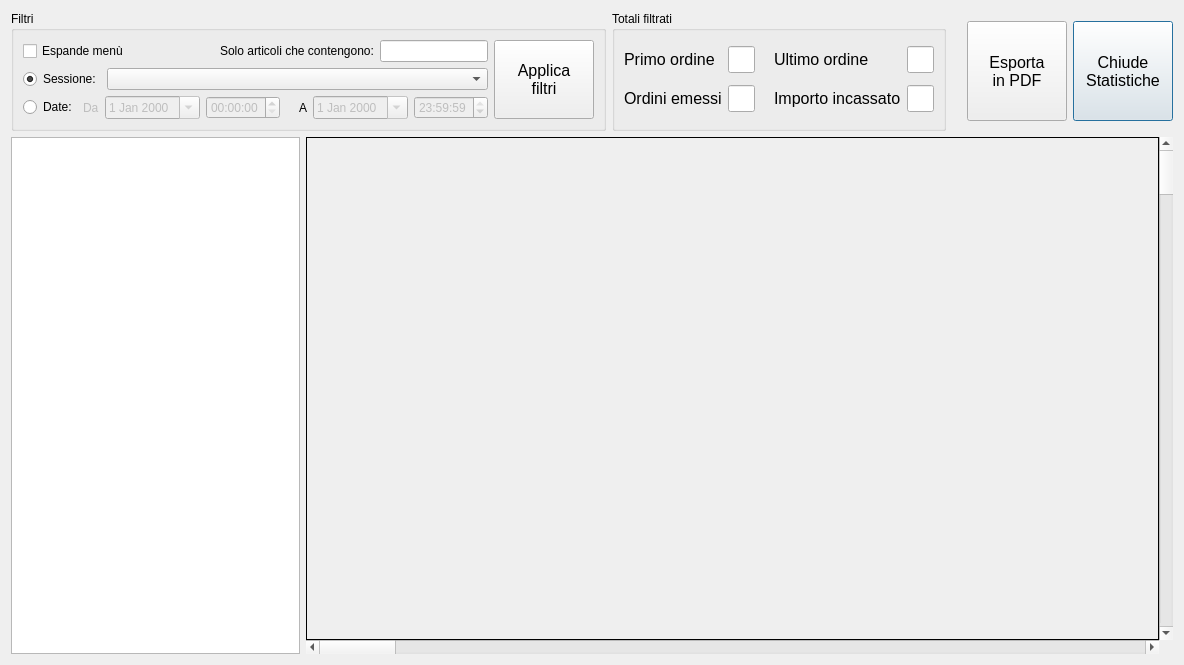
<?xml version="1.0" encoding="UTF-8"?>
<ui version="4.0">
 <class>StatsForm</class>
 <widget class="QDialog" name="StatsForm">
  <property name="geometry">
   <rect>
    <x>0</x>
    <y>0</y>
    <width>1184</width>
    <height>665</height>
   </rect>
  </property>
  <property name="windowTitle">
   <string>Statistiche</string>
  </property>
  <layout class="QVBoxLayout" name="verticalLayout" stretch="0,1">
   <item>
    <layout class="QHBoxLayout" name="horizontalLayout_8" stretch="0,1,0">
     <item>
      <widget class="QGroupBox" name="groupBox">
       <property name="sizePolicy">
        <sizepolicy hsizetype="Preferred" vsizetype="Preferred">
         <horstretch>0</horstretch>
         <verstretch>0</verstretch>
        </sizepolicy>
       </property>
       <property name="title">
        <string>Filtri</string>
       </property>
       <layout class="QHBoxLayout" name="horizontalLayout_7">
        <item>
         <layout class="QHBoxLayout" name="horizontalLayout_5" stretch="0,0">
          <item>
           <layout class="QVBoxLayout" name="verticalLayout_3">
            <item>
             <layout class="QHBoxLayout" name="filtroArticoloLayout">
              <item>
               <widget class="QCheckBox" name="expMenuBox">
                <property name="text">
                 <string>Espande menù</string>
                </property>
               </widget>
              </item>
              <item>
               <spacer name="horizontalSpacer_5">
                <property name="orientation">
                 <enum>Qt::Horizontal</enum>
                </property>
                <property name="sizeHint" stdset="0">
                 <size>
                  <width>40</width>
                  <height>20</height>
                 </size>
                </property>
               </spacer>
              </item>
              <item>
               <widget class="QLabel" name="label_7">
                <property name="text">
                 <string>Solo articoli che contengono:</string>
                </property>
               </widget>
              </item>
              <item>
               <widget class="QLineEdit" name="filtroArticoloLbl"/>
              </item>
             </layout>
            </item>
            <item>
             <layout class="QHBoxLayout" name="horizontalLayout_9" stretch="0,1">
              <item>
               <widget class="QRadioButton" name="sessioneBox">
                <property name="text">
                 <string>Sessione:</string>
                </property>
                <property name="checked">
                 <bool>true</bool>
                </property>
               </widget>
              </item>
              <item>
               <widget class="QComboBox" name="sessioneCombo">
                <property name="sizeAdjustPolicy">
                 <enum>QComboBox::AdjustToMinimumContentsLength</enum>
                </property>
               </widget>
              </item>
             </layout>
            </item>
            <item>
             <layout class="QHBoxLayout" name="horizontalLayout_4">
              <item>
               <widget class="QRadioButton" name="filtroDateBox">
                <property name="text">
                 <string>Date:</string>
                </property>
               </widget>
              </item>
              <item>
               <layout class="QHBoxLayout" name="horizontalLayout">
                <item>
                 <widget class="QLabel" name="label">
                  <property name="enabled">
                   <bool>false</bool>
                  </property>
                  <property name="text">
                   <string>Da</string>
                  </property>
                 </widget>
                </item>
                <item>
                 <widget class="QDateEdit" name="fromData">
                  <property name="enabled">
                   <bool>false</bool>
                  </property>
                  <property name="calendarPopup">
                   <bool>true</bool>
                  </property>
                 </widget>
                </item>
                <item>
                 <widget class="QTimeEdit" name="fromOra">
                  <property name="enabled">
                   <bool>false</bool>
                  </property>
                 </widget>
                </item>
                <item>
                 <spacer name="horizontalSpacer">
                  <property name="orientation">
                   <enum>Qt::Horizontal</enum>
                  </property>
                  <property name="sizeType">
                   <enum>QSizePolicy::Fixed</enum>
                  </property>
                  <property name="sizeHint" stdset="0">
                   <size>
                    <width>13</width>
                    <height>17</height>
                   </size>
                  </property>
                 </spacer>
                </item>
                <item>
                 <widget class="QLabel" name="label_2">
                  <property name="text">
                   <string>A</string>
                  </property>
                 </widget>
                </item>
                <item>
                 <widget class="QDateEdit" name="toData">
                  <property name="enabled">
                   <bool>false</bool>
                  </property>
                  <property name="calendarPopup">
                   <bool>true</bool>
                  </property>
                 </widget>
                </item>
                <item>
                 <widget class="QTimeEdit" name="toOra">
                  <property name="enabled">
                   <bool>false</bool>
                  </property>
                  <property name="time">
                   <time>
                    <hour>23</hour>
                    <minute>59</minute>
                    <second>59</second>
                   </time>
                  </property>
                 </widget>
                </item>
               </layout>
              </item>
             </layout>
            </item>
           </layout>
          </item>
          <item>
           <widget class="QPushButton" name="filtraBtn">
            <property name="sizePolicy">
             <sizepolicy hsizetype="Minimum" vsizetype="Expanding">
              <horstretch>0</horstretch>
              <verstretch>0</verstretch>
             </sizepolicy>
            </property>
            <property name="minimumSize">
             <size>
              <width>100</width>
              <height>0</height>
             </size>
            </property>
            <property name="maximumSize">
             <size>
              <width>16777215</width>
              <height>100</height>
             </size>
            </property>
            <property name="font">
             <font>
              <pointsize>12</pointsize>
             </font>
            </property>
            <property name="text">
             <string>Applica
filtri</string>
            </property>
            <property name="autoDefault">
             <bool>false</bool>
            </property>
           </widget>
          </item>
         </layout>
        </item>
       </layout>
      </widget>
     </item>
     <item>
      <widget class="QGroupBox" name="groupBox_2">
       <property name="title">
        <string>Totali filtrati</string>
       </property>
       <layout class="QHBoxLayout" name="horizontalLayout_3">
        <item>
         <layout class="QGridLayout" name="gridLayout">
          <item row="0" column="0">
           <widget class="QLabel" name="label_5">
            <property name="enabled">
             <bool>true</bool>
            </property>
            <property name="font">
             <font>
              <pointsize>12</pointsize>
             </font>
            </property>
            <property name="text">
             <string>Primo ordine</string>
            </property>
           </widget>
          </item>
          <item row="0" column="1">
           <widget class="QLineEdit" name="ordineDataFrom">
            <property name="font">
             <font>
              <pointsize>12</pointsize>
             </font>
            </property>
            <property name="readOnly">
             <bool>true</bool>
            </property>
           </widget>
          </item>
          <item row="0" column="2">
           <spacer name="horizontalSpacer_2">
            <property name="orientation">
             <enum>Qt::Horizontal</enum>
            </property>
            <property name="sizeType">
             <enum>QSizePolicy::Minimum</enum>
            </property>
            <property name="sizeHint" stdset="0">
             <size>
              <width>13</width>
              <height>17</height>
             </size>
            </property>
           </spacer>
          </item>
          <item row="0" column="3">
           <widget class="QLabel" name="label_6">
            <property name="enabled">
             <bool>true</bool>
            </property>
            <property name="font">
             <font>
              <pointsize>12</pointsize>
             </font>
            </property>
            <property name="text">
             <string>Ultimo ordine</string>
            </property>
           </widget>
          </item>
          <item row="0" column="4">
           <widget class="QLineEdit" name="ordineDataTo">
            <property name="font">
             <font>
              <pointsize>12</pointsize>
             </font>
            </property>
            <property name="readOnly">
             <bool>true</bool>
            </property>
           </widget>
          </item>
          <item row="1" column="0">
           <widget class="QLabel" name="label_4">
            <property name="font">
             <font>
              <pointsize>12</pointsize>
             </font>
            </property>
            <property name="text">
             <string>Ordini emessi</string>
            </property>
           </widget>
          </item>
          <item row="1" column="1">
           <widget class="QLineEdit" name="totaleOrdiniTxt">
            <property name="maximumSize">
             <size>
              <width>100</width>
              <height>16777215</height>
             </size>
            </property>
            <property name="font">
             <font>
              <pointsize>12</pointsize>
              <weight>75</weight>
              <bold>true</bold>
             </font>
            </property>
            <property name="alignment">
             <set>Qt::AlignRight|Qt::AlignTrailing|Qt::AlignVCenter</set>
            </property>
            <property name="readOnly">
             <bool>true</bool>
            </property>
           </widget>
          </item>
          <item row="1" column="2">
           <spacer name="horizontalSpacer_8">
            <property name="orientation">
             <enum>Qt::Horizontal</enum>
            </property>
            <property name="sizeType">
             <enum>QSizePolicy::Minimum</enum>
            </property>
            <property name="sizeHint" stdset="0">
             <size>
              <width>13</width>
              <height>20</height>
             </size>
            </property>
           </spacer>
          </item>
          <item row="1" column="3">
           <widget class="QLabel" name="label_3">
            <property name="font">
             <font>
              <pointsize>12</pointsize>
             </font>
            </property>
            <property name="text">
             <string>Importo incassato</string>
            </property>
           </widget>
          </item>
          <item row="1" column="4">
           <widget class="QLineEdit" name="totaleImportoTxt">
            <property name="maximumSize">
             <size>
              <width>100</width>
              <height>16777215</height>
             </size>
            </property>
            <property name="font">
             <font>
              <pointsize>12</pointsize>
              <weight>75</weight>
              <bold>true</bold>
             </font>
            </property>
            <property name="alignment">
             <set>Qt::AlignRight|Qt::AlignTrailing|Qt::AlignVCenter</set>
            </property>
            <property name="readOnly">
             <bool>true</bool>
            </property>
           </widget>
          </item>
         </layout>
        </item>
       </layout>
      </widget>
     </item>
     <item>
      <layout class="QHBoxLayout" name="horizontalLayout_6">
       <property name="topMargin">
        <number>0</number>
       </property>
       <property name="bottomMargin">
        <number>0</number>
       </property>
       <item>
        <spacer name="horizontalSpacer_3">
         <property name="orientation">
          <enum>Qt::Horizontal</enum>
         </property>
         <property name="sizeHint" stdset="0">
          <size>
           <width>40</width>
           <height>20</height>
          </size>
         </property>
        </spacer>
       </item>
       <item>
        <widget class="QPushButton" name="stampaBtn">
         <property name="sizePolicy">
          <sizepolicy hsizetype="Minimum" vsizetype="Expanding">
           <horstretch>0</horstretch>
           <verstretch>0</verstretch>
          </sizepolicy>
         </property>
         <property name="minimumSize">
          <size>
           <width>100</width>
           <height>0</height>
          </size>
         </property>
         <property name="maximumSize">
          <size>
           <width>16777215</width>
           <height>100</height>
          </size>
         </property>
         <property name="font">
          <font>
           <pointsize>12</pointsize>
          </font>
         </property>
         <property name="text">
          <string>Esporta
in PDF</string>
         </property>
         <property name="autoDefault">
          <bool>false</bool>
         </property>
        </widget>
       </item>
       <item>
        <widget class="QPushButton" name="filtraBtn_2">
         <property name="sizePolicy">
          <sizepolicy hsizetype="Minimum" vsizetype="Expanding">
           <horstretch>0</horstretch>
           <verstretch>0</verstretch>
          </sizepolicy>
         </property>
         <property name="minimumSize">
          <size>
           <width>100</width>
           <height>0</height>
          </size>
         </property>
         <property name="maximumSize">
          <size>
           <width>16777215</width>
           <height>100</height>
          </size>
         </property>
         <property name="font">
          <font>
           <pointsize>12</pointsize>
          </font>
         </property>
         <property name="text">
          <string>Chiude
Statistiche</string>
         </property>
         <property name="autoDefault">
          <bool>true</bool>
         </property>
        </widget>
       </item>
      </layout>
     </item>
    </layout>
   </item>
   <item>
    <layout class="QHBoxLayout" name="horizontalLayout_2" stretch="1,3">
     <item>
      <layout class="QVBoxLayout" name="verticalLayout_x">
       <property name="spacing">
        <number>0</number>
       </property>
       <item>
        <widget class="QTableView" name="statsView">
         <property name="sizePolicy">
          <sizepolicy hsizetype="Expanding" vsizetype="Expanding">
           <horstretch>1</horstretch>
           <verstretch>0</verstretch>
          </sizepolicy>
         </property>
         <property name="editTriggers">
          <set>QAbstractItemView::NoEditTriggers</set>
         </property>
         <property name="selectionMode">
          <enum>QAbstractItemView::SingleSelection</enum>
         </property>
         <property name="selectionBehavior">
          <enum>QAbstractItemView::SelectRows</enum>
         </property>
         <attribute name="horizontalHeaderMinimumSectionSize">
          <number>30</number>
         </attribute>
        </widget>
       </item>
      </layout>
     </item>
     <item>
      <layout class="QGridLayout" name="gridLayout_2">
       <property name="spacing">
        <number>0</number>
       </property>
       <item row="0" column="2">
        <widget class="QScrollBar" name="graficoVScrollBar">
         <property name="orientation">
          <enum>Qt::Vertical</enum>
         </property>
        </widget>
       </item>
       <item row="1" column="0" colspan="2">
        <widget class="QScrollBar" name="graficoHScrollBar">
         <property name="orientation">
          <enum>Qt::Horizontal</enum>
         </property>
        </widget>
       </item>
       <item row="0" column="0" colspan="2">
        <widget class="QFrame" name="frame">
         <property name="frameShape">
          <enum>QFrame::Box</enum>
         </property>
         <property name="frameShadow">
          <enum>QFrame::Plain</enum>
         </property>
         <layout class="QHBoxLayout" name="horizontalLayout_10">
          <property name="spacing">
           <number>0</number>
          </property>
          <property name="leftMargin">
           <number>0</number>
          </property>
          <property name="topMargin">
           <number>0</number>
          </property>
          <property name="rightMargin">
           <number>0</number>
          </property>
          <property name="bottomMargin">
           <number>0</number>
          </property>
          <item>
           <widget class="QCustomPlot" name="graficoPlot" native="true">
            <property name="sizePolicy">
             <sizepolicy hsizetype="Preferred" vsizetype="Preferred">
              <horstretch>2</horstretch>
              <verstretch>0</verstretch>
             </sizepolicy>
            </property>
           </widget>
          </item>
         </layout>
        </widget>
       </item>
      </layout>
     </item>
    </layout>
   </item>
  </layout>
 </widget>
 <customwidgets>
  <customwidget>
   <class>QCustomPlot</class>
   <extends>QWidget</extends>
   <header>qcustomplot.h</header>
   <container>1</container>
  </customwidget>
 </customwidgets>
 <resources/>
 <connections>
  <connection>
   <sender>filtroDateBox</sender>
   <signal>toggled(bool)</signal>
   <receiver>label</receiver>
   <slot>setEnabled(bool)</slot>
   <hints>
    <hint type="sourcelabel">
     <x>41</x>
     <y>89</y>
    </hint>
    <hint type="destinationlabel">
     <x>90</x>
     <y>89</y>
    </hint>
   </hints>
  </connection>
  <connection>
   <sender>filtroDateBox</sender>
   <signal>toggled(bool)</signal>
   <receiver>fromData</receiver>
   <slot>setEnabled(bool)</slot>
   <hints>
    <hint type="sourcelabel">
     <x>34</x>
     <y>96</y>
    </hint>
    <hint type="destinationlabel">
     <x>118</x>
     <y>100</y>
    </hint>
   </hints>
  </connection>
  <connection>
   <sender>filtroDateBox</sender>
   <signal>toggled(bool)</signal>
   <receiver>fromOra</receiver>
   <slot>setEnabled(bool)</slot>
   <hints>
    <hint type="sourcelabel">
     <x>23</x>
     <y>98</y>
    </hint>
    <hint type="destinationlabel">
     <x>206</x>
     <y>94</y>
    </hint>
   </hints>
  </connection>
  <connection>
   <sender>filtroDateBox</sender>
   <signal>toggled(bool)</signal>
   <receiver>label_2</receiver>
   <slot>setEnabled(bool)</slot>
   <hints>
    <hint type="sourcelabel">
     <x>41</x>
     <y>92</y>
    </hint>
    <hint type="destinationlabel">
     <x>289</x>
     <y>91</y>
    </hint>
   </hints>
  </connection>
  <connection>
   <sender>filtroDateBox</sender>
   <signal>toggled(bool)</signal>
   <receiver>toData</receiver>
   <slot>setEnabled(bool)</slot>
   <hints>
    <hint type="sourcelabel">
     <x>40</x>
     <y>94</y>
    </hint>
    <hint type="destinationlabel">
     <x>309</x>
     <y>93</y>
    </hint>
   </hints>
  </connection>
  <connection>
   <sender>filtroDateBox</sender>
   <signal>toggled(bool)</signal>
   <receiver>toOra</receiver>
   <slot>setEnabled(bool)</slot>
   <hints>
    <hint type="sourcelabel">
     <x>51</x>
     <y>93</y>
    </hint>
    <hint type="destinationlabel">
     <x>403</x>
     <y>91</y>
    </hint>
   </hints>
  </connection>
  <connection>
   <sender>filtraBtn_2</sender>
   <signal>clicked()</signal>
   <receiver>StatsForm</receiver>
   <slot>reject()</slot>
   <hints>
    <hint type="sourcelabel">
     <x>699</x>
     <y>73</y>
    </hint>
    <hint type="destinationlabel">
     <x>859</x>
     <y>118</y>
    </hint>
   </hints>
  </connection>
 </connections>
</ui>
